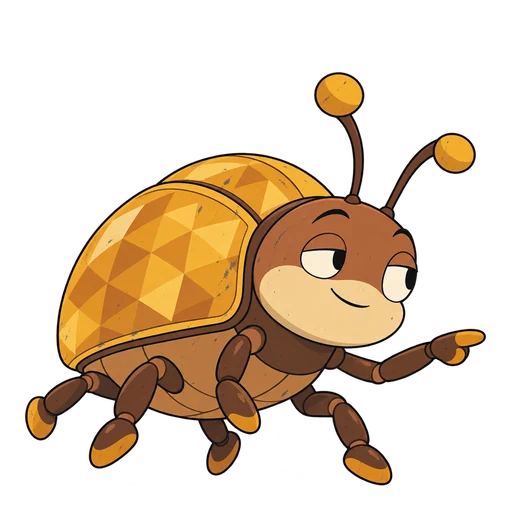
#> input picture dist/assets/cast/blink.webp, 512 x 512 px, given in place of scooter-wreck.png, which was not available
$ python site-assets.py
#> lines starting #> are read from the running program, lines starting #| are printed output that depends on the picture
"""Copies the art the teoriboost.dk website (site/) uses out of the app, so the site stays one small static folder:
fonts, the logo, the cast, streak flames, menu icons, the road scene, the race fire, the four vehicles and their
wreck/dream drawings (docs/redesign/cse/split). Run after the app art changes: python tools/site-assets.py
"""
import os, shutil
from PIL import Image

ROOT = os.path.abspath(os.path.join(os.path.dirname(__file__), '..'))
APP = os.path.join(ROOT, 'dist', 'assets'); OUT = os.path.join(ROOT, 'site', 'assets')
COPY = ['icon.svg', 'fonts/rubik-var.woff2', 'fonts/rubik-OFL.txt', 'fonts/atkinson-400.woff2', 'fonts/atkinson-700.woff2', 'fonts/atkinson-OFL.txt',
        *[f'cast/{n}.webp' for n in ('sneglen', 'kegle', 'blink', 'bobbel', 'krabbe', 'daek')],
        *[f'flame/L{n}-idle.webp' for n in range(1, 5)],
        *[f'nav/{n}.webp' for n in ('wheel', 'light', 'exam', 'car', 'snail')],
        *[f'scene/loop-{n}.webp' for n in ('far', 'near', 'clouds')],
        'race/nitro.webp', 'race/mega.webp', 'race/wind.webp', 'road/tyre.webp', 'road/skid.webp',
        *[f'traffic/{n}.webp' for n in ('red', 'yellow', 'green')]]
for rel in COPY:
    os.makedirs(os.path.dirname(os.path.join(OUT, rel)), exist_ok=True)
    shutil.copyfile(os.path.join(APP, rel), os.path.join(OUT, rel))
os.makedirs(os.path.join(OUT, 'cars'), exist_ok=True)
for base in ('scooter', 'smallcar', 'bigcar', 'racecar'):
    shutil.copyfile(os.path.join(APP, 'mybil', base, 'base.webp'), os.path.join(OUT, 'cars', base + '.webp'))
    for state in ('wreck', 'dream'):
        src = os.path.join(ROOT, 'docs', 'redesign', 'cse', 'split', f'{base}-{state}.png')
        im = Image.open(src).convert('RGBA'); im = im.crop(im.getchannel('A').point(lambda v: 255 if v > 12 else 0).getbbox()); im.thumbnail((720, 720), Image.LANCZOS)
#> further down, im is the input picture: PIL image 512x512 RGBA; mean R, G, B, A 58.3, 40.4, 20, 85.5
#> after `im = im.crop(im.getchannel('A').point(lambda v: 255 if v > 12 else 0).`:
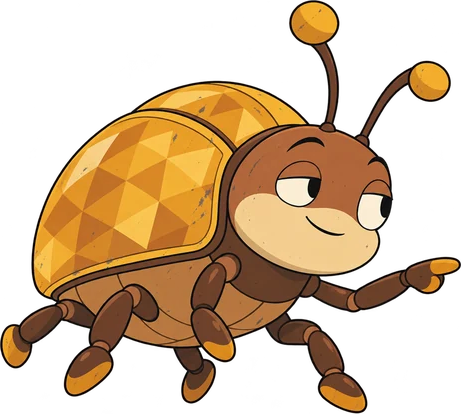
#> im: PIL image 461x414 RGBA; mean R, G, B, A 80, 55.4, 27.4, 117.5; transparent parts drawn white
        im.save(os.path.join(OUT, 'cars', f'{base}-{state}.webp'), 'WEBP', quality=86, method=6)
#> pass 2 of the loop `for base in ('scooter', 'smallcar', 'bigcar', 'racecar'):`:
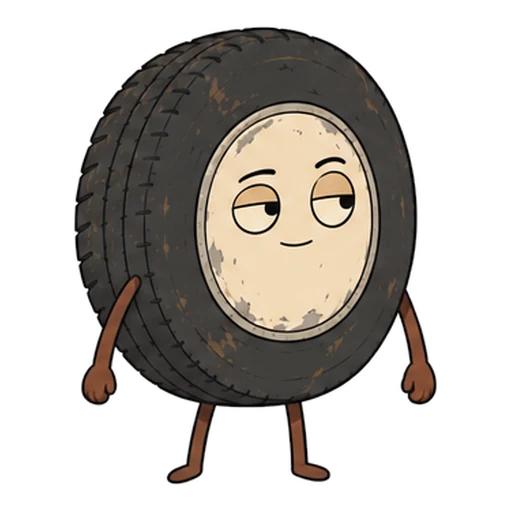
#> input picture dist/assets/cast/daek.webp, 512 x 512 px, given in place of smallcar-wreck.png, which was not available
#> im is the input picture: PIL image 512x512 RGBA; mean R, G, B, A 58.2, 53.7, 48.5, 110.5
#> `im = im.crop(im.getchannel('A').point(lambda v: 255 if v > 12 else 0).`:
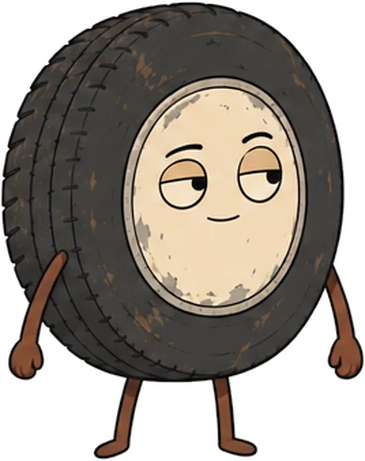
#> im: PIL image 365x461 RGBA; mean R, G, B, A 90.2, 83.1, 75, 172.2; transparent parts drawn white
#> (the run stopped early here; a loop or call above may not have finished)
